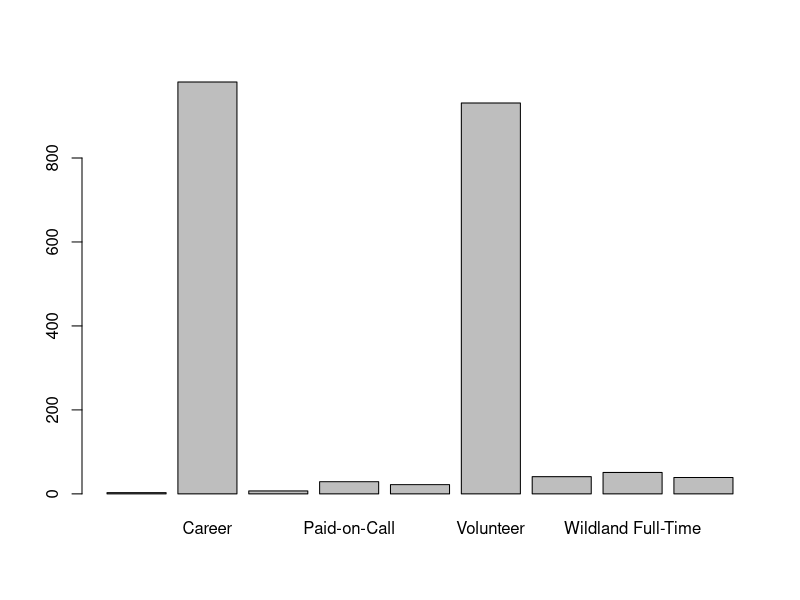
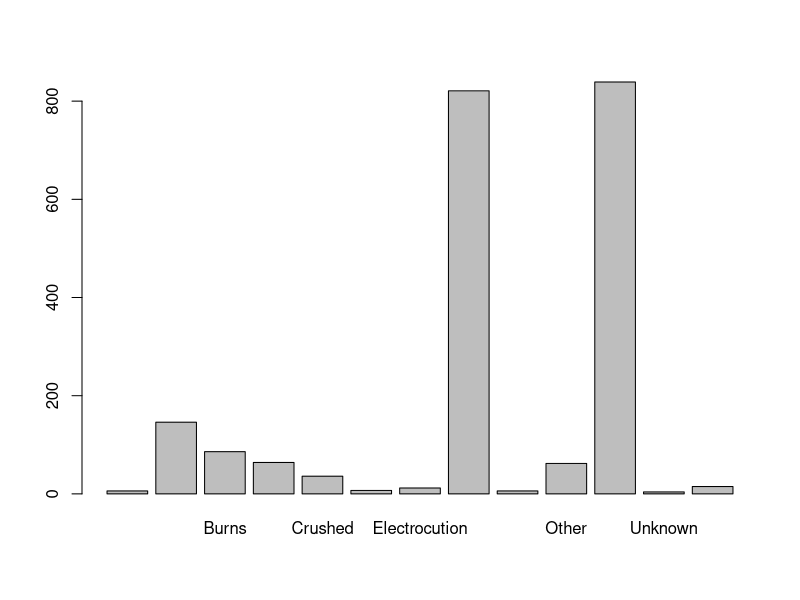
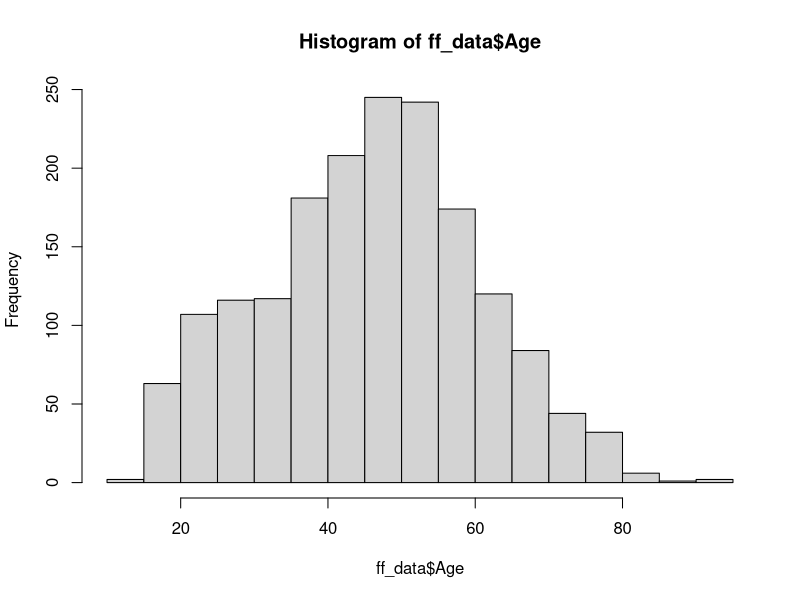

These figures' R source, in order:
## ---- chunk 1
# load data
setwd("~/GitHub/MSDS/DATA606")
ff_data <- read.csv("ff_data.csv", header = TRUE)
## ---- chunk 2
names(ff_data)
## ---- chunk 3
#Let's explore dataset as a whole to see the difference classifcations and Nature of deaths
barplot(table(ff_data$Classification))
barplot(table(ff_data$Nature.of.death))

prop.table(table(ff_data$Nature.of.death))*100
## ---- chunk 4
#proportion of deaths of Career firefighters
career <- subset(ff_data, ff_data$Classification == "Career")
prop_career <- nrow(career)/2104
prop_career

#proportion of deaths of Volunteer firefighters
volunteer <- subset(ff_data, ff_data$Classification == "Volunteer")
prop_volunteer <- nrow(volunteer)/2104
prop_volunteer

#proportion of deaths due to burns
prop_burns <- nrow(subset(ff_data, ff_data$Nature.of.death == "Burns"))/2104
prop_burns

#proportion of deaths due to Heart Attack
prop_heart <- nrow(subset(ff_data, ff_data$Nature.of.death == "Heart Attack"))/2104
prop_heart

## ---- chunk 5
#Age of firefighters
hist(ff_data$Age)
summary(ff_data$Age)

summary(career$Age)
summary(volunteer$Age)
